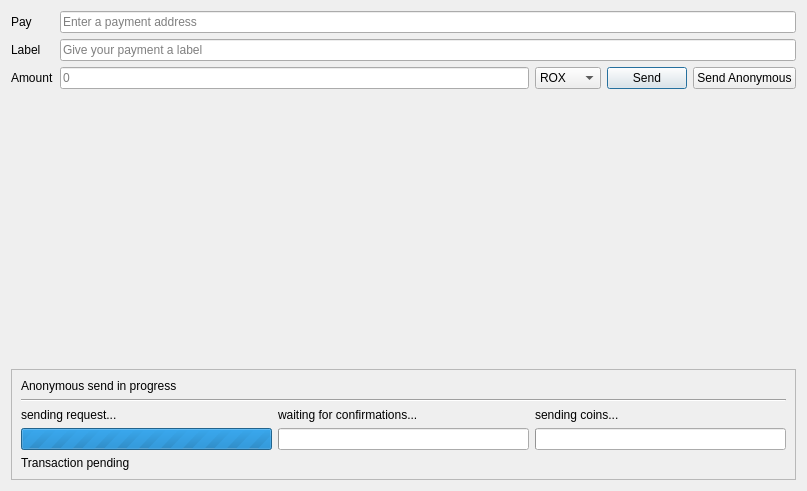
<?xml version="1.0" encoding="UTF-8"?>
<ui version="4.0">
 <class>Dialog</class>
 <widget class="QDialog" name="Dialog">
  <property name="geometry">
   <rect>
    <x>0</x>
    <y>0</y>
    <width>807</width>
    <height>491</height>
   </rect>
  </property>
  <property name="windowTitle">
   <string>Dialog</string>
  </property>
  <layout class="QGridLayout" name="gridLayout">
   <item row="1" column="0">
    <widget class="QLabel" name="labLabel">
     <property name="text">
      <string>Label</string>
     </property>
    </widget>
   </item>
   <item row="1" column="1" colspan="4">
    <widget class="QLineEdit" name="label">
     <property name="placeholderText">
      <string>Give your payment a label</string>
     </property>
    </widget>
   </item>
   <item row="0" column="1" colspan="4">
    <widget class="QLineEdit" name="pay">
     <property name="placeholderText">
      <string>Enter a payment address</string>
     </property>
    </widget>
   </item>
   <item row="0" column="0">
    <widget class="QLabel" name="labPay">
     <property name="text">
      <string>Pay</string>
     </property>
    </widget>
   </item>
   <item row="3" column="0" colspan="5">
    <spacer name="verticalSpacer">
     <property name="orientation">
      <enum>Qt::Vertical</enum>
     </property>
     <property name="sizeHint" stdset="0">
      <size>
       <width>578</width>
       <height>220</height>
      </size>
     </property>
    </spacer>
   </item>
   <item row="2" column="2">
    <widget class="QComboBox" name="amountUnits">
     <item>
      <property name="text">
       <string>ROX</string>
      </property>
     </item>
     <item>
      <property name="text">
       <string>mGUE</string>
      </property>
     </item>
     <item>
      <property name="text">
       <string>uGUE</string>
      </property>
     </item>
    </widget>
   </item>
   <item row="2" column="0">
    <widget class="QLabel" name="labAmount">
     <property name="text">
      <string>Amount</string>
     </property>
    </widget>
   </item>
   <item row="2" column="1">
    <widget class="QLineEdit" name="amount">
     <property name="placeholderText">
      <string>0</string>
     </property>
    </widget>
   </item>
   <item row="2" column="3">
    <widget class="QPushButton" name="send">
     <property name="text">
      <string>Send</string>
     </property>
    </widget>
   </item>
   <item row="2" column="4">
    <widget class="QPushButton" name="sendAnon">
     <property name="text">
      <string>Send Anonymous</string>
     </property>
    </widget>
   </item>
   <item row="4" column="0" colspan="5">
    <widget class="QFrame" name="frame">
     <property name="minimumSize">
      <size>
       <width>48</width>
       <height>0</height>
      </size>
     </property>
     <property name="maximumSize">
      <size>
       <width>16777215</width>
       <height>16777215</height>
      </size>
     </property>
     <property name="frameShape">
      <enum>QFrame::StyledPanel</enum>
     </property>
     <property name="frameShadow">
      <enum>QFrame::Raised</enum>
     </property>
     <layout class="QVBoxLayout" name="verticalLayout">
      <item>
       <widget class="QLabel" name="sendTitle">
        <property name="text">
         <string>Anonymous send in progress</string>
        </property>
       </widget>
      </item>
      <item>
       <widget class="Line" name="line">
        <property name="orientation">
         <enum>Qt::Horizontal</enum>
        </property>
       </widget>
      </item>
      <item>
       <layout class="QGridLayout" name="gridLayout_2">
        <item row="0" column="0">
         <widget class="QLabel" name="sendPart1">
          <property name="text">
           <string>sending request...</string>
          </property>
         </widget>
        </item>
        <item row="0" column="1">
         <widget class="QLabel" name="sendPart2">
          <property name="text">
           <string>waiting for confirmations...</string>
          </property>
         </widget>
        </item>
        <item row="0" column="2">
         <widget class="QLabel" name="sendPart3">
          <property name="text">
           <string>sending coins...</string>
          </property>
         </widget>
        </item>
        <item row="1" column="0">
         <widget class="QProgressBar" name="sendProg1">
          <property name="maximum">
           <number>0</number>
          </property>
          <property name="value">
           <number>0</number>
          </property>
         </widget>
        </item>
        <item row="1" column="1">
         <widget class="QProgressBar" name="sendProg2">
          <property name="maximum">
           <number>1</number>
          </property>
          <property name="value">
           <number>-1</number>
          </property>
         </widget>
        </item>
        <item row="1" column="2">
         <widget class="QProgressBar" name="sendProg3">
          <property name="maximum">
           <number>1</number>
          </property>
          <property name="value">
           <number>-1</number>
          </property>
         </widget>
        </item>
       </layout>
      </item>
      <item>
       <widget class="QLabel" name="sendStatus">
        <property name="text">
         <string>Transaction pending</string>
        </property>
       </widget>
      </item>
     </layout>
    </widget>
   </item>
  </layout>
 </widget>
 <resources/>
 <connections/>
</ui>
